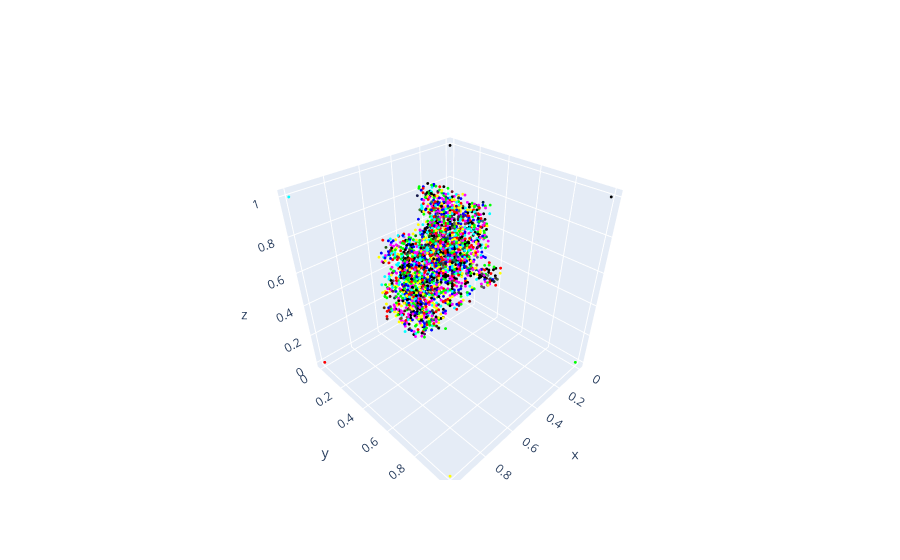

Notebook code cell kept with this figure:
### Code cell
demo_file = "/media/aditya/DATA/data/synthetic_data/PCSG3D_data/synthetic/three_ops/expressions.txt"

expressions = open(demo_file, 'r').readlines()
expressions = [x.strip().split("__") for x in expressions]
x = random.choice(range(len(expressions)))
expression = expressions[x]
sketcher = Sketcher(device="cuda", resolution=64, n_dims=3)
print(expression)
parsed_expr = primal_str_to_expr(expression, to_cuda=True)
print(parsed_expr)
parsed_expr = resolve_macros(parsed_expr, device="cuda")

sdf = expr_to_sdf(parsed_expr, sketcher=sketcher, mode='naive', rectify_transform=True)
sdf = sdf.cpu().numpy()

fig = get_figure(sdf, res=64)
fig.show()

### Figure 1 — Plotly figure (JSON) as saved in the notebook; plotly's stock layout.template omitted (floating-point values rounded to 4 significant figures; data arrays with more than 128 entries replaced by an {"elided": "..."} marker saying what was removed)
{"data": [{"marker": {"color": {"elided": "2508x3 int values"}, "size": 1}, "mode": "markers", "type": "scatter3d", "x": {"elided": "2508 float values"}, "y": {"elided": "2508 float values"}, "z": {"elided": "2508 float values"}}], "layout": {"scene": {"xaxis": {"visible": true}, "yaxis": {"visible": true}, "zaxis": {"visible": true}}}}
